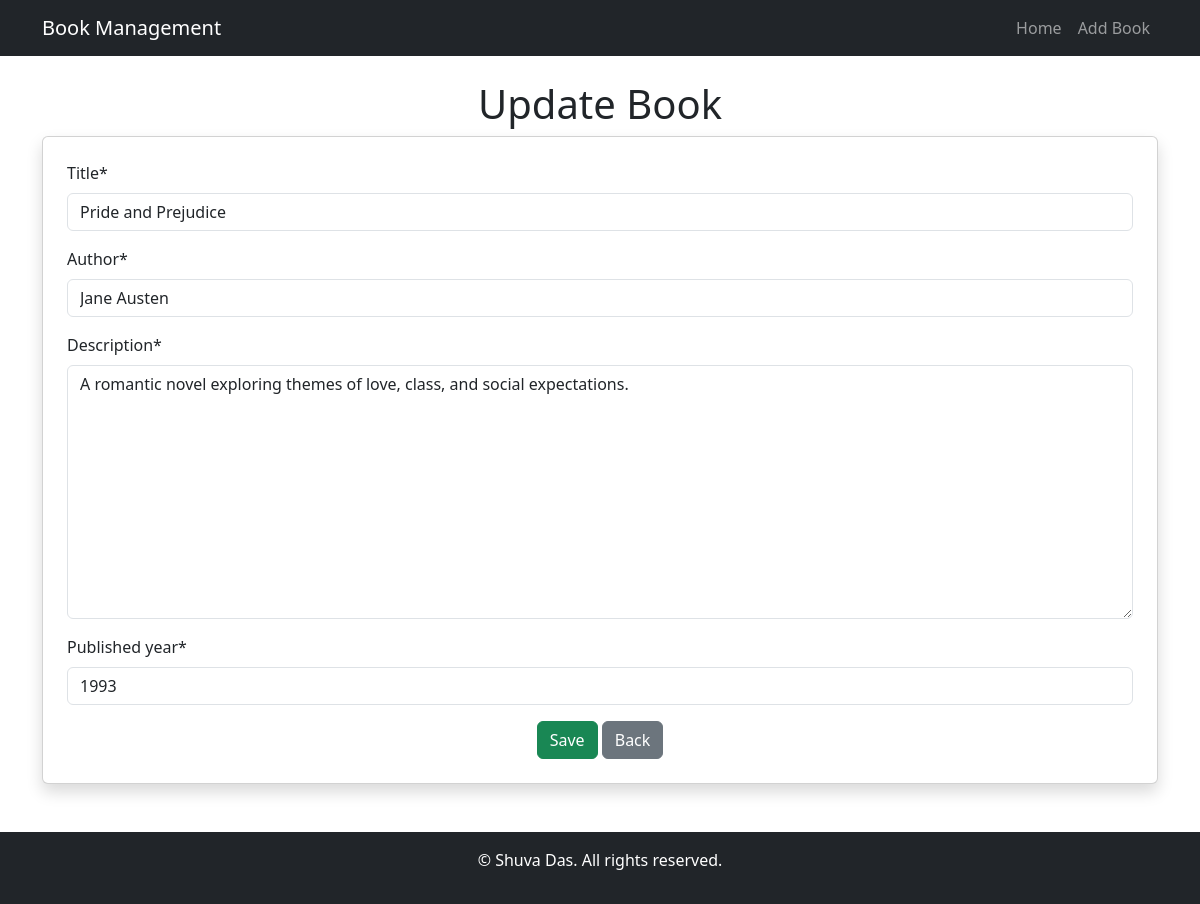
Page /edit_book/4 on the committed database.
### books/models.py (models this page shows, shortened)
class Book(models.Model):
    title =models.CharField(max_length=100)
    author=models.CharField(max_length=100)
    description=models.TextField()
    published_year=models.PositiveBigIntegerField()

### books/views.py (the view)
# urls.py: path('edit_book/<int:book_id>',edit_book,name='edit_book'),
def edit_book(request,book_id):
    book=get_object_or_404(Book,id=book_id)
    if request.method =='POST':
        form=EditBookForm(request.POST,instance=book)
        if form.is_valid():
            form.save()
            messages.success(request,'Book updated Successfully!')
            return redirect('/')
    else:
        form=EditBookForm(instance=book)
        context={
            'form':form
        }
        return render(request,'add_book.html',context)

### books/forms.py
class EditBookForm(forms.ModelForm):
    class Meta:
        model=Book
        fields=[ 'title','author','description','published_year']
        widgets={
            'title':forms.TextInput(attrs={'class':'form-control','placeholder':'Enter Book Title'}),
            'author':forms.TextInput(attrs={'class':'form-control','placeholder':'Enter Author Name'}),
            'description':forms.Textarea(attrs={'class':'form-control','placeholder':'Enter Book Descriptions'}),
            'published_year':forms.NumberInput(attrs={'class':'form-control','placeholder':'Enter Published Year'})
        }

### templates/add_book.html (shortened to what this page needs)
{% extends "index.html" %}
{% load crispy_forms_tags %}
{% block content %}
    <h1 class="text-center">{% if form.instance.pk %}Update{% else %}Add{% endif %} Book</h1>
    <div class="card shadow p-4">
        <form method="post">
            {{ form|crispy }}
            <div class="text-center">
                <button type="submit" class="btn btn-success">Save</button>
                <a href="{% url 'homepage' %}" class="btn btn-secondary">Back</a>
            </div>
        </form>
    </div>
{% endblock %}

### rows in the picture
Book: title "Pride and Prejudice", author "Jane Austen", description "A romantic novel exploring themes of love, class, and social expectations.", published_year "1993"
